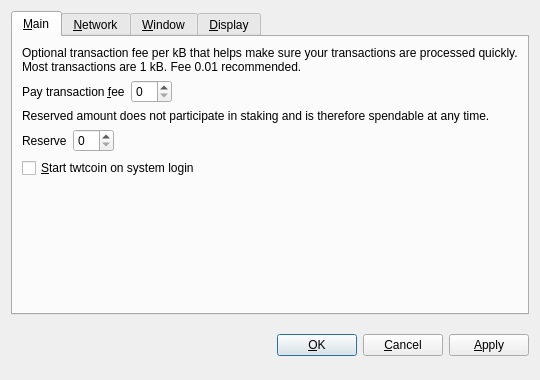
<?xml version="1.0" encoding="UTF-8"?>
<ui version="4.0">
 <class>OptionsDialog</class>
 <widget class="QDialog" name="OptionsDialog">
  <property name="geometry">
   <rect>
    <x>0</x>
    <y>0</y>
    <width>540</width>
    <height>380</height>
   </rect>
  </property>
  <property name="windowTitle">
   <string>Options</string>
  </property>
  <property name="modal">
   <bool>true</bool>
  </property>
  <layout class="QVBoxLayout" name="verticalLayout">
   <item>
    <widget class="QTabWidget" name="tabWidget">
     <property name="tabPosition">
      <enum>QTabWidget::North</enum>
     </property>
     <property name="currentIndex">
      <number>0</number>
     </property>
     <widget class="QWidget" name="tabMain">
      <attribute name="title">
       <string>&amp;Main</string>
      </attribute>
      <layout class="QVBoxLayout" name="verticalLayout_Main">
       <item>
        <widget class="QLabel" name="transactionFeeInfoLabel">
         <property name="text">
          <string>Optional transaction fee per kB that helps make sure your transactions are processed quickly. Most transactions are 1 kB. Fee 0.01 recommended.</string>
         </property>
         <property name="textFormat">
          <enum>Qt::PlainText</enum>
         </property>
         <property name="wordWrap">
          <bool>true</bool>
         </property>
        </widget>
       </item>
       <item>
        <layout class="QHBoxLayout" name="horizontalLayoutFee">
         <item>
          <widget class="QLabel" name="transactionFeeLabel">
           <property name="text">
            <string>Pay transaction &amp;fee</string>
           </property>
           <property name="textFormat">
            <enum>Qt::PlainText</enum>
           </property>
           <property name="buddy">
            <cstring>transactionFee</cstring>
           </property>
          </widget>
         </item>
         <item>
          <widget class="BitcoinAmountField" name="transactionFee"/>
         </item>
         <item>
          <spacer name="horizontalSpacerFee">
           <property name="orientation">
            <enum>Qt::Horizontal</enum>
           </property>
           <property name="sizeHint" stdset="0">
            <size>
             <width>40</width>
             <height>20</height>
            </size>
           </property>
          </spacer>
         </item>
        </layout>
       </item>
       <item>
        <widget class="QLabel" name="reserveBalanceInfoLabel">
         <property name="text">
          <string>Reserved amount does not participate in staking and is therefore spendable at any time.</string>
         </property>
         <property name="textFormat">
          <enum>Qt::PlainText</enum>
         </property>
         <property name="wordWrap">
          <bool>true</bool>
         </property>
        </widget>
       </item>
       <item>
        <layout class="QHBoxLayout" name="horizontalLayoutReserveBalance">
         <item>
          <widget class="QLabel" name="reserveBalanceLabel">
           <property name="text">
            <string>Reserve</string>
           </property>
           <property name="textFormat">
            <enum>Qt::PlainText</enum>
           </property>
           <property name="buddy">
            <cstring>reserveBalance</cstring>
           </property>
          </widget>
         </item>
         <item>
          <widget class="BitcoinAmountField" name="reserveBalance"/>
         </item>
         <item>
          <spacer name="horizontalSpacerReserveBalance">
           <property name="orientation">
            <enum>Qt::Horizontal</enum>
           </property>
           <property name="sizeHint" stdset="0">
            <size>
             <width>40</width>
             <height>20</height>
            </size>
           </property>
          </spacer>
         </item>
        </layout>
       </item>
       <item>
        <widget class="QCheckBox" name="bitcoinAtStartup">
         <property name="toolTip">
          <string>Automatically start twtcoin after logging in to the system.</string>
         </property>
         <property name="text">
          <string>&amp;Start twtcoin on system login</string>
         </property>
        </widget>
       </item>
       <item>
        <spacer name="verticalSpacer_Main">
         <property name="orientation">
          <enum>Qt::Vertical</enum>
         </property>
         <property name="sizeHint" stdset="0">
          <size>
           <width>20</width>
           <height>40</height>
          </size>
         </property>
        </spacer>
       </item>
      </layout>
     </widget>
     <widget class="QWidget" name="tabNetwork">
      <attribute name="title">
       <string>&amp;Network</string>
      </attribute>
      <layout class="QVBoxLayout" name="verticalLayout_Network">
       <item>
        <widget class="QCheckBox" name="mapPortUpnp">
         <property name="toolTip">
          <string>Automatically open the twtcoin client port on the router. This only works when your router supports UPnP and it is enabled.</string>
         </property>
         <property name="text">
          <string>Map port using &amp;UPnP</string>
         </property>
        </widget>
       </item>
       <item>
        <widget class="QCheckBox" name="connectSocks">
         <property name="toolTip">
          <string>Connect to the twtcoin network through a SOCKS proxy (e.g. when connecting through Tor).</string>
         </property>
         <property name="text">
          <string>&amp;Connect through SOCKS proxy:</string>
         </property>
        </widget>
       </item>
       <item>
        <layout class="QHBoxLayout" name="horizontalLayout_Network">
         <item>
          <widget class="QLabel" name="proxyIpLabel">
           <property name="text">
            <string>Proxy &amp;IP:</string>
           </property>
           <property name="textFormat">
            <enum>Qt::PlainText</enum>
           </property>
           <property name="buddy">
            <cstring>proxyIp</cstring>
           </property>
          </widget>
         </item>
         <item>
          <widget class="QValidatedLineEdit" name="proxyIp">
           <property name="maximumSize">
            <size>
             <width>140</width>
             <height>16777215</height>
            </size>
           </property>
           <property name="toolTip">
            <string>IP address of the proxy (e.g. 127.0.0.1)</string>
           </property>
          </widget>
         </item>
         <item>
          <widget class="QLabel" name="proxyPortLabel">
           <property name="text">
            <string>&amp;Port:</string>
           </property>
           <property name="textFormat">
            <enum>Qt::PlainText</enum>
           </property>
           <property name="buddy">
            <cstring>proxyPort</cstring>
           </property>
          </widget>
         </item>
         <item>
          <widget class="QLineEdit" name="proxyPort">
           <property name="maximumSize">
            <size>
             <width>55</width>
             <height>16777215</height>
            </size>
           </property>
           <property name="toolTip">
            <string>Port of the proxy (e.g. 9050)</string>
           </property>
          </widget>
         </item>
         <item>
          <widget class="QLabel" name="socksVersionLabel">
           <property name="text">
            <string>SOCKS &amp;Version:</string>
           </property>
           <property name="textFormat">
            <enum>Qt::PlainText</enum>
           </property>
           <property name="buddy">
            <cstring>socksVersion</cstring>
           </property>
          </widget>
         </item>
         <item>
          <widget class="QValueComboBox" name="socksVersion">
           <property name="toolTip">
            <string>SOCKS version of the proxy (e.g. 5)</string>
           </property>
          </widget>
         </item>
         <item>
          <spacer name="horizontalSpacer_Network">
           <property name="orientation">
            <enum>Qt::Horizontal</enum>
           </property>
           <property name="sizeHint" stdset="0">
            <size>
             <width>40</width>
             <height>20</height>
            </size>
           </property>
          </spacer>
         </item>
        </layout>
       </item>
       <item>
        <spacer name="verticalSpacer_Network">
         <property name="orientation">
          <enum>Qt::Vertical</enum>
         </property>
         <property name="sizeHint" stdset="0">
          <size>
           <width>20</width>
           <height>40</height>
          </size>
         </property>
        </spacer>
       </item>
      </layout>
     </widget>
     <widget class="QWidget" name="tabWindow">
      <attribute name="title">
       <string>&amp;Window</string>
      </attribute>
      <layout class="QVBoxLayout" name="verticalLayout_Window">
       <item>
        <widget class="QCheckBox" name="minimizeToTray">
         <property name="toolTip">
          <string>Show only a tray icon after minimizing the window.</string>
         </property>
         <property name="text">
          <string>&amp;Minimize to the tray instead of the taskbar</string>
         </property>
        </widget>
       </item>
       <item>
        <widget class="QCheckBox" name="minimizeOnClose">
         <property name="toolTip">
          <string>Minimize instead of exit the application when the window is closed. When this option is enabled, the application will be closed only after selecting Quit in the menu.</string>
         </property>
         <property name="text">
          <string>M&amp;inimize on close</string>
         </property>
        </widget>
       </item>
       <item>
        <spacer name="verticalSpacer_Window">
         <property name="orientation">
          <enum>Qt::Vertical</enum>
         </property>
         <property name="sizeHint" stdset="0">
          <size>
           <width>20</width>
           <height>40</height>
          </size>
         </property>
        </spacer>
       </item>
      </layout>
     </widget>
     <widget class="QWidget" name="tabDisplay">
      <attribute name="title">
       <string>&amp;Display</string>
      </attribute>
      <layout class="QVBoxLayout" name="verticalLayout_Display">
       <item>
        <layout class="QHBoxLayout" name="horizontalLayout_1_Display">
         <item>
          <widget class="QLabel" name="langLabel">
           <property name="text">
            <string>User Interface &amp;language:</string>
           </property>
           <property name="textFormat">
            <enum>Qt::PlainText</enum>
           </property>
           <property name="buddy">
            <cstring>lang</cstring>
           </property>
          </widget>
         </item>
         <item>
          <widget class="QValueComboBox" name="lang">
           <property name="toolTip">
            <string>The user interface language can be set here. This setting will take effect after restarting twtcoin.</string>
           </property>
          </widget>
         </item>
        </layout>
       </item>
       <item>
        <layout class="QHBoxLayout" name="horizontalLayout_2_Display">
         <item>
          <widget class="QLabel" name="unitLabel">
           <property name="text">
            <string>&amp;Unit to show amounts in:</string>
           </property>
           <property name="textFormat">
            <enum>Qt::PlainText</enum>
           </property>
           <property name="buddy">
            <cstring>unit</cstring>
           </property>
          </widget>
         </item>
         <item>
          <widget class="QValueComboBox" name="unit">
           <property name="toolTip">
            <string>Choose the default subdivision unit to show in the interface and when sending coins.</string>
           </property>
          </widget>
         </item>
        </layout>
       </item>
       <item>
        <widget class="QCheckBox" name="displayAddresses">
         <property name="toolTip">
          <string>Whether to show twtcoin addresses in the transaction list or not.</string>
         </property>
         <property name="text">
          <string>&amp;Display addresses in transaction list</string>
         </property>
        </widget>
       </item>
       <item>
        <widget class="QCheckBox" name="coinControlFeatures">
         <property name="toolTip">
          <string>Whether to show coin control features or not.</string>
         </property>
         <property name="text">
          <string>Display coin &amp;control features (experts only!)</string>
         </property>
        </widget>
       </item>
       <item>
        <spacer name="verticalSpacer_Display">
         <property name="orientation">
          <enum>Qt::Vertical</enum>
         </property>
         <property name="sizeHint" stdset="0">
          <size>
           <width>20</width>
           <height>40</height>
          </size>
         </property>
        </spacer>
       </item>
      </layout>
     </widget>
    </widget>
   </item>
   <item>
    <layout class="QHBoxLayout" name="horizontalLayout_Buttons">
     <item>
      <spacer name="horizontalSpacer_1">
       <property name="orientation">
        <enum>Qt::Horizontal</enum>
       </property>
       <property name="sizeHint" stdset="0">
        <size>
         <width>40</width>
         <height>48</height>
        </size>
       </property>
      </spacer>
     </item>
     <item>
      <widget class="QLabel" name="statusLabel">
       <property name="font">
        <font>
         <weight>75</weight>
         <bold>true</bold>
        </font>
       </property>
       <property name="text">
        <string/>
       </property>
       <property name="textFormat">
        <enum>Qt::PlainText</enum>
       </property>
       <property name="wordWrap">
        <bool>true</bool>
       </property>
      </widget>
     </item>
     <item>
      <spacer name="horizontalSpacer_2">
       <property name="orientation">
        <enum>Qt::Horizontal</enum>
       </property>
       <property name="sizeHint" stdset="0">
        <size>
         <width>40</width>
         <height>48</height>
        </size>
       </property>
      </spacer>
     </item>
     <item>
      <widget class="QPushButton" name="okButton">
       <property name="text">
        <string>&amp;OK</string>
       </property>
      </widget>
     </item>
     <item>
      <widget class="QPushButton" name="cancelButton">
       <property name="text">
        <string>&amp;Cancel</string>
       </property>
       <property name="autoDefault">
        <bool>false</bool>
       </property>
      </widget>
     </item>
     <item>
      <widget class="QPushButton" name="applyButton">
       <property name="text">
        <string>&amp;Apply</string>
       </property>
       <property name="autoDefault">
        <bool>false</bool>
       </property>
      </widget>
     </item>
    </layout>
   </item>
  </layout>
 </widget>
 <customwidgets>
  <customwidget>
   <class>BitcoinAmountField</class>
   <extends>QSpinBox</extends>
   <header>bitcoinamountfield.h</header>
  </customwidget>
  <customwidget>
   <class>QValueComboBox</class>
   <extends>QComboBox</extends>
   <header>qvaluecombobox.h</header>
  </customwidget>
  <customwidget>
   <class>QValidatedLineEdit</class>
   <extends>QLineEdit</extends>
   <header>qvalidatedlineedit.h</header>
  </customwidget>
 </customwidgets>
 <resources/>
 <connections/>
</ui>
